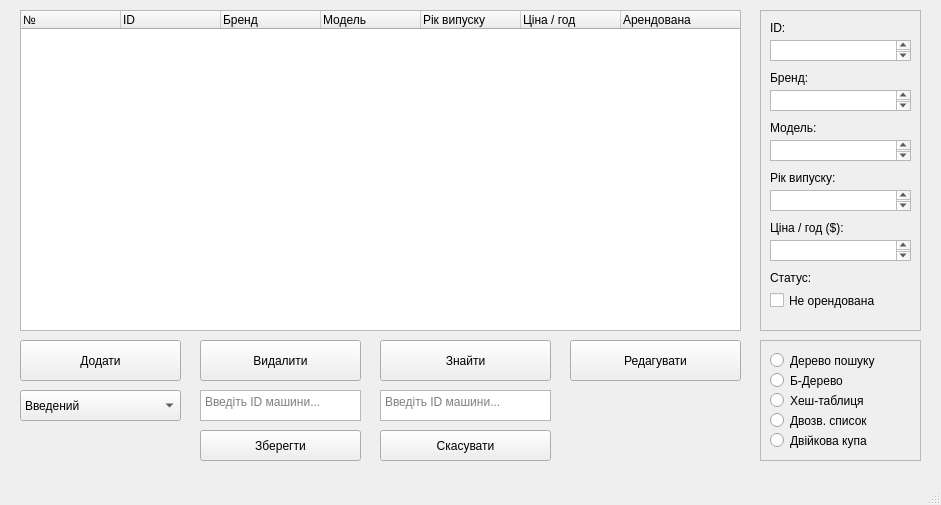
<?xml version="1.0" encoding="UTF-8"?>
<ui version="4.0">
 <class>Menu</class>
 <widget class="QMainWindow" name="Menu">
  <property name="geometry">
   <rect>
    <x>0</x>
    <y>0</y>
    <width>941</width>
    <height>505</height>
   </rect>
  </property>
  <property name="windowTitle">
   <string>Menu</string>
  </property>
  <widget class="QWidget" name="centralwidget">
   <widget class="QTreeWidget" name="treeWidget">
    <property name="geometry">
     <rect>
      <x>20</x>
      <y>10</y>
      <width>721</width>
      <height>321</height>
     </rect>
    </property>
    <column>
     <property name="text">
      <string>№</string>
     </property>
    </column>
    <column>
     <property name="text">
      <string>ID</string>
     </property>
    </column>
    <column>
     <property name="text">
      <string>Бренд</string>
     </property>
    </column>
    <column>
     <property name="text">
      <string>Модель</string>
     </property>
    </column>
    <column>
     <property name="text">
      <string>Рік випуску</string>
     </property>
    </column>
    <column>
     <property name="text">
      <string>Ціна / год</string>
     </property>
    </column>
    <column>
     <property name="text">
      <string>Арендована</string>
     </property>
    </column>
   </widget>
   <widget class="QFrame" name="frame">
    <property name="enabled">
     <bool>true</bool>
    </property>
    <property name="geometry">
     <rect>
      <x>760</x>
      <y>10</y>
      <width>161</width>
      <height>321</height>
     </rect>
    </property>
    <property name="frameShape">
     <enum>QFrame::Shape::StyledPanel</enum>
    </property>
    <property name="frameShadow">
     <enum>QFrame::Shadow::Raised</enum>
    </property>
    <widget class="QLabel" name="label_2">
     <property name="geometry">
      <rect>
       <x>10</x>
       <y>10</y>
       <width>131</width>
       <height>16</height>
      </rect>
     </property>
     <property name="text">
      <string>ID:</string>
     </property>
    </widget>
    <widget class="QTextEdit" name="textEdit">
     <property name="geometry">
      <rect>
       <x>10</x>
       <y>30</y>
       <width>141</width>
       <height>21</height>
      </rect>
     </property>
    </widget>
    <widget class="QLabel" name="label_3">
     <property name="geometry">
      <rect>
       <x>10</x>
       <y>60</y>
       <width>131</width>
       <height>16</height>
      </rect>
     </property>
     <property name="text">
      <string>Бренд:</string>
     </property>
    </widget>
    <widget class="QTextEdit" name="textEdit_2">
     <property name="geometry">
      <rect>
       <x>10</x>
       <y>80</y>
       <width>141</width>
       <height>21</height>
      </rect>
     </property>
    </widget>
    <widget class="QTextEdit" name="textEdit_3">
     <property name="geometry">
      <rect>
       <x>10</x>
       <y>130</y>
       <width>141</width>
       <height>21</height>
      </rect>
     </property>
    </widget>
    <widget class="QLabel" name="label_4">
     <property name="geometry">
      <rect>
       <x>10</x>
       <y>110</y>
       <width>131</width>
       <height>16</height>
      </rect>
     </property>
     <property name="text">
      <string>Модель:</string>
     </property>
    </widget>
    <widget class="QTextEdit" name="textEdit_4">
     <property name="geometry">
      <rect>
       <x>10</x>
       <y>180</y>
       <width>141</width>
       <height>21</height>
      </rect>
     </property>
    </widget>
    <widget class="QLabel" name="label_5">
     <property name="geometry">
      <rect>
       <x>10</x>
       <y>160</y>
       <width>131</width>
       <height>16</height>
      </rect>
     </property>
     <property name="text">
      <string>Рік випуску:</string>
     </property>
    </widget>
    <widget class="QLabel" name="label_6">
     <property name="geometry">
      <rect>
       <x>10</x>
       <y>210</y>
       <width>131</width>
       <height>16</height>
      </rect>
     </property>
     <property name="text">
      <string>Ціна / год ($):</string>
     </property>
    </widget>
    <widget class="QTextEdit" name="textEdit_5">
     <property name="geometry">
      <rect>
       <x>10</x>
       <y>230</y>
       <width>141</width>
       <height>21</height>
      </rect>
     </property>
    </widget>
    <widget class="QLabel" name="label_7">
     <property name="geometry">
      <rect>
       <x>10</x>
       <y>260</y>
       <width>131</width>
       <height>16</height>
      </rect>
     </property>
     <property name="text">
      <string>Статус:</string>
     </property>
    </widget>
    <widget class="QCheckBox" name="checkBox">
     <property name="geometry">
      <rect>
       <x>10</x>
       <y>280</y>
       <width>141</width>
       <height>21</height>
      </rect>
     </property>
     <property name="text">
      <string>Не орендована</string>
     </property>
    </widget>
   </widget>
   <widget class="QPushButton" name="pushButton">
    <property name="geometry">
     <rect>
      <x>20</x>
      <y>340</y>
      <width>161</width>
      <height>41</height>
     </rect>
    </property>
    <property name="text">
     <string>Додати</string>
    </property>
   </widget>
   <widget class="QFrame" name="frame_2">
    <property name="geometry">
     <rect>
      <x>760</x>
      <y>340</y>
      <width>161</width>
      <height>121</height>
     </rect>
    </property>
    <property name="frameShape">
     <enum>QFrame::Shape::StyledPanel</enum>
    </property>
    <property name="frameShadow">
     <enum>QFrame::Shadow::Raised</enum>
    </property>
    <widget class="QRadioButton" name="radioButton">
     <property name="geometry">
      <rect>
       <x>10</x>
       <y>10</y>
       <width>131</width>
       <height>21</height>
      </rect>
     </property>
     <property name="text">
      <string>Дерево пошуку</string>
     </property>
    </widget>
    <widget class="QRadioButton" name="radioButton_2">
     <property name="geometry">
      <rect>
       <x>10</x>
       <y>30</y>
       <width>121</width>
       <height>21</height>
      </rect>
     </property>
     <property name="text">
      <string>Б-Дерево</string>
     </property>
    </widget>
    <widget class="QRadioButton" name="radioButton_3">
     <property name="geometry">
      <rect>
       <x>10</x>
       <y>50</y>
       <width>121</width>
       <height>21</height>
      </rect>
     </property>
     <property name="text">
      <string>Хеш-таблиця</string>
     </property>
    </widget>
    <widget class="QRadioButton" name="radioButton_4">
     <property name="geometry">
      <rect>
       <x>10</x>
       <y>70</y>
       <width>131</width>
       <height>21</height>
      </rect>
     </property>
     <property name="text">
      <string>Двозв. список</string>
     </property>
    </widget>
    <widget class="QRadioButton" name="radioButton_5">
     <property name="geometry">
      <rect>
       <x>10</x>
       <y>90</y>
       <width>121</width>
       <height>21</height>
      </rect>
     </property>
     <property name="text">
      <string>Двійкова купа</string>
     </property>
    </widget>
   </widget>
   <widget class="QComboBox" name="comboBox">
    <property name="geometry">
     <rect>
      <x>20</x>
      <y>390</y>
      <width>161</width>
      <height>31</height>
     </rect>
    </property>
    <item>
     <property name="text">
      <string>Введений</string>
     </property>
    </item>
    <item>
     <property name="text">
      <string>100 елементів</string>
     </property>
    </item>
    <item>
     <property name="text">
      <string>1000 елементів</string>
     </property>
    </item>
    <item>
     <property name="text">
      <string>5000 елементів</string>
     </property>
    </item>
   </widget>
   <widget class="QPushButton" name="pushButton_2">
    <property name="geometry">
     <rect>
      <x>200</x>
      <y>340</y>
      <width>161</width>
      <height>41</height>
     </rect>
    </property>
    <property name="text">
     <string>Видалити</string>
    </property>
   </widget>
   <widget class="QPushButton" name="pushButton_3">
    <property name="geometry">
     <rect>
      <x>380</x>
      <y>340</y>
      <width>171</width>
      <height>41</height>
     </rect>
    </property>
    <property name="text">
     <string>Знайти</string>
    </property>
   </widget>
   <widget class="QTextEdit" name="textEdit_7">
    <property name="geometry">
     <rect>
      <x>380</x>
      <y>390</y>
      <width>171</width>
      <height>31</height>
     </rect>
    </property>
    <property name="placeholderText">
     <string>Введіть ID машини...</string>
    </property>
   </widget>
   <widget class="QPushButton" name="pushButton_4">
    <property name="geometry">
     <rect>
      <x>570</x>
      <y>340</y>
      <width>171</width>
      <height>41</height>
     </rect>
    </property>
    <property name="text">
     <string>Редагувати</string>
    </property>
   </widget>
   <widget class="QPushButton" name="pushButton_5">
    <property name="geometry">
     <rect>
      <x>200</x>
      <y>430</y>
      <width>161</width>
      <height>31</height>
     </rect>
    </property>
    <property name="text">
     <string>Зберегти</string>
    </property>
    <property name="flat">
     <bool>false</bool>
    </property>
   </widget>
   <widget class="QPushButton" name="pushButton_6">
    <property name="geometry">
     <rect>
      <x>380</x>
      <y>430</y>
      <width>171</width>
      <height>31</height>
     </rect>
    </property>
    <property name="text">
     <string>Скасувати</string>
    </property>
   </widget>
   <widget class="QTextEdit" name="textEdit_8">
    <property name="geometry">
     <rect>
      <x>200</x>
      <y>390</y>
      <width>161</width>
      <height>31</height>
     </rect>
    </property>
    <property name="placeholderText">
     <string>Введіть ID машини...</string>
    </property>
   </widget>
  </widget>
  <widget class="QMenuBar" name="menubar">
   <property name="geometry">
    <rect>
     <x>0</x>
     <y>0</y>
     <width>941</width>
     <height>21</height>
    </rect>
   </property>
  </widget>
  <widget class="QStatusBar" name="statusbar"/>
 </widget>
 <resources/>
 <connections/>
</ui>
